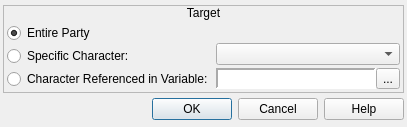
<?xml version="1.0" encoding="UTF-8"?>
<ui version="4.0">
 <class>ConfigureEvent_CompleteHealing</class>
 <widget class="QDialog" name="ConfigureEvent_CompleteHealing">
  <property name="geometry">
   <rect>
    <x>0</x>
    <y>0</y>
    <width>407</width>
    <height>127</height>
   </rect>
  </property>
  <property name="windowTitle">
   <string>Complete Healing</string>
  </property>
  <property name="windowIcon">
   <iconset resource="gui_icons.qrc">
    <normaloff>:/icons/openrpgmaker.png</normaloff>:/icons/openrpgmaker.png</iconset>
  </property>
  <property name="styleSheet">
   <string notr="true">.QFrame
{
	border-width: 1px;
	border-style: solid;
	border-color: palette(window-text);
}

.QFrame&gt;QLabel
{
	border-width: 0px;
	background-color: palette(window-text);
	color: palette(window);
	font-weight: bold;
}

.QFrame&gt;QCheckBox
{
	background-color: palette(window-text);
	border-width: 0px;
	border-style: none;
	color: palette(window);
	spacing: 3px;
	font-weight: bold;
	padding: 0px 0px 0px 3px;
}

.QFrame&gt;QCheckBox::indicator
{
	min-width: 8px;
	max-width: 8px;
	min-height: 8px;
	max-height: 8px;
	width: 8px;
	height: 8px;
	border-width: 2px;
	border-radius: 0px;
	border-style: ridge;
	border-color: palette(mid);
}

.QFrame&gt;QCheckBox::indicator:unchecked
{
	background-color: palette(base);
}

.QFrame&gt;QCheckBox::indicator:checked
{
	background-color: palette(window-text);
}

.QFrame&gt;QCheckBox::indicator:hover
{
	border-color: palette(highlight);
}</string>
  </property>
  <layout class="QVBoxLayout" name="verticalLayout_4">
   <property name="spacing">
    <number>3</number>
   </property>
   <property name="margin">
    <number>3</number>
   </property>
   <item>
    <widget class="QFrame" name="frame">
     <property name="sizePolicy">
      <sizepolicy hsizetype="Preferred" vsizetype="Fixed">
       <horstretch>0</horstretch>
       <verstretch>0</verstretch>
      </sizepolicy>
     </property>
     <property name="frameShape">
      <enum>QFrame::StyledPanel</enum>
     </property>
     <property name="frameShadow">
      <enum>QFrame::Raised</enum>
     </property>
     <layout class="QVBoxLayout" name="verticalLayout">
      <property name="spacing">
       <number>0</number>
      </property>
      <property name="margin">
       <number>0</number>
      </property>
      <item>
       <widget class="QLabel" name="label">
        <property name="sizePolicy">
         <sizepolicy hsizetype="Preferred" vsizetype="Fixed">
          <horstretch>0</horstretch>
          <verstretch>0</verstretch>
         </sizepolicy>
        </property>
        <property name="text">
         <string>Target</string>
        </property>
        <property name="alignment">
         <set>Qt::AlignCenter</set>
        </property>
       </widget>
      </item>
      <item>
       <widget class="QWidget" name="widget" native="true">
        <layout class="QHBoxLayout" name="horizontalLayout">
         <property name="spacing">
          <number>3</number>
         </property>
         <property name="margin">
          <number>3</number>
         </property>
         <item>
          <widget class="QWidget" name="widget_11" native="true">
           <layout class="QVBoxLayout" name="verticalLayout_2">
            <property name="spacing">
             <number>3</number>
            </property>
            <property name="margin">
             <number>0</number>
            </property>
            <item>
             <widget class="QRadioButton" name="rbEntireParty">
              <property name="text">
               <string>Entire Party</string>
              </property>
              <property name="checked">
               <bool>true</bool>
              </property>
             </widget>
            </item>
            <item>
             <widget class="QRadioButton" name="rbSpecificCharacter">
              <property name="text">
               <string>Specific Character:</string>
              </property>
             </widget>
            </item>
            <item>
             <widget class="QRadioButton" name="rbReferencedCharacter">
              <property name="text">
               <string>Character Referenced in Variable:</string>
              </property>
             </widget>
            </item>
           </layout>
          </widget>
         </item>
         <item>
          <widget class="QWidget" name="widget_2" native="true">
           <layout class="QVBoxLayout" name="verticalLayout_3">
            <property name="spacing">
             <number>3</number>
            </property>
            <property name="margin">
             <number>0</number>
            </property>
            <item>
             <widget class="QWidget" name="widget_3" native="true"/>
            </item>
            <item>
             <widget class="QComboBox" name="cboxCharacters"/>
            </item>
            <item>
             <widget class="QWidget" name="wCharacterVariable" native="true">
              <layout class="QHBoxLayout" name="horizontalLayout_36">
               <property name="spacing">
                <number>0</number>
               </property>
               <property name="margin">
                <number>0</number>
               </property>
               <item>
                <widget class="QLabel" name="lblCharacterVariable">
                 <property name="sizePolicy">
                  <sizepolicy hsizetype="Preferred" vsizetype="Preferred">
                   <horstretch>0</horstretch>
                   <verstretch>0</verstretch>
                  </sizepolicy>
                 </property>
                 <property name="minimumSize">
                  <size>
                   <width>150</width>
                   <height>0</height>
                  </size>
                 </property>
                 <property name="font">
                  <font>
                   <family>Monospace</family>
                  </font>
                 </property>
                 <property name="styleSheet">
                  <string notr="true">background-color: palette(base);</string>
                 </property>
                 <property name="frameShape">
                  <enum>QFrame::Panel</enum>
                 </property>
                 <property name="frameShadow">
                  <enum>QFrame::Sunken</enum>
                 </property>
                 <property name="lineWidth">
                  <number>2</number>
                 </property>
                 <property name="text">
                  <string/>
                 </property>
                </widget>
               </item>
               <item>
                <widget class="QToolButton" name="bBrowseCharacterVariables">
                 <property name="text">
                  <string>...</string>
                 </property>
                 <property name="icon">
                  <iconset resource="gui_icons.qrc">
                   <normaloff>:/icons/fileopen.png</normaloff>:/icons/fileopen.png</iconset>
                 </property>
                </widget>
               </item>
              </layout>
             </widget>
            </item>
           </layout>
          </widget>
         </item>
        </layout>
       </widget>
      </item>
     </layout>
    </widget>
   </item>
   <item>
    <widget class="QDialogButtonBox" name="buttonBox">
     <property name="orientation">
      <enum>Qt::Horizontal</enum>
     </property>
     <property name="standardButtons">
      <set>QDialogButtonBox::Cancel|QDialogButtonBox::Help|QDialogButtonBox::Ok</set>
     </property>
    </widget>
   </item>
  </layout>
 </widget>
 <resources>
  <include location="gui_icons.qrc"/>
 </resources>
 <connections>
  <connection>
   <sender>buttonBox</sender>
   <signal>accepted()</signal>
   <receiver>ConfigureEvent_CompleteHealing</receiver>
   <slot>accept()</slot>
   <hints>
    <hint type="sourcelabel">
     <x>248</x>
     <y>254</y>
    </hint>
    <hint type="destinationlabel">
     <x>157</x>
     <y>274</y>
    </hint>
   </hints>
  </connection>
  <connection>
   <sender>buttonBox</sender>
   <signal>rejected()</signal>
   <receiver>ConfigureEvent_CompleteHealing</receiver>
   <slot>reject()</slot>
   <hints>
    <hint type="sourcelabel">
     <x>316</x>
     <y>260</y>
    </hint>
    <hint type="destinationlabel">
     <x>286</x>
     <y>274</y>
    </hint>
   </hints>
  </connection>
 </connections>
</ui>
